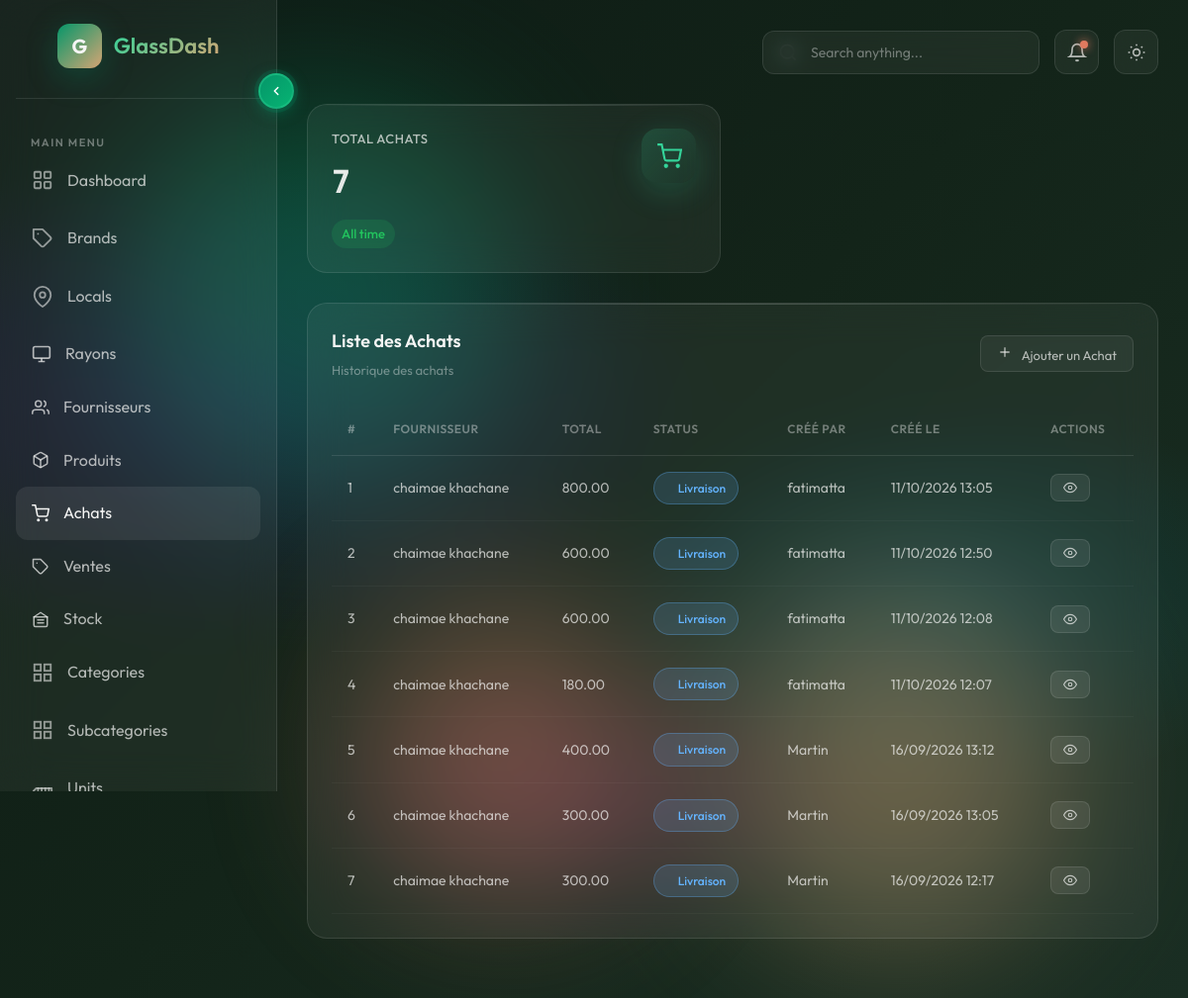
Page /achat/ (signed in) on the committed database.
### myapp/models.py (models this page shows, shortened)
class SoftDeleteModel(models.Model):
    deleted_at = models.DateTimeField(null=True, blank=True)
    objects = SoftDeleteManager()      # default: excludes deleted
    all_objects = models.Manager()     # explicit: includes deleted
    class Meta:
        abstract = True

class Achat(SoftDeleteModel):
    STATUS_CHOICES = [
        ('creation', 'Création'),
        ('livraison', 'Livraison'),
        ('reception', 'Réception'),
    ]
    total       = models.DecimalField(max_digits=10, decimal_places=2, default=0)
    status      = models.CharField(max_length=20, choices=STATUS_CHOICES, default='creation')
    fournisseur = models.ForeignKey(
        'Fournisseur', on_delete=models.CASCADE, related_name='achats'
    )
    user = models.ForeignKey(
        settings.AUTH_USER_MODEL, on_delete=models.CASCADE, related_name='achats'
    )
    created_at = models.DateTimeField(auto_now_add=True)
    updated_at = models.DateTimeField(auto_now=True)
    history = HistoricalRecords()
    class Meta:
        ordering = ['-created_at']

class Fournisseur(models.Model):
    name    = models.CharField(max_length=100)
    phone   = models.CharField(max_length=20, blank=True)
    email   = models.EmailField(blank=True)
    address = models.TextField(blank=True)
    iduser  = models.ForeignKey(
        User,
        on_delete=models.CASCADE,
        related_name='fournisseurs'
    )
    history = HistoricalRecords()
    class Meta:
        ordering = ['name']

class User(AbstractUser):
    LANGUAGE_CHOICES = [
        ('en', 'English'),
        ('fr', 'French'),
        ('ar', 'Arabic'),
    ]
    shop_name = models.CharField(max_length=100, blank=True)
    language  = models.CharField(
        max_length=10,
        choices=LANGUAGE_CHOICES,
        default='en'
    )
    history = HistoricalRecords()
    class Meta:
        permissions = [
            ('can_view_analytics',  'Can view the analytics dashboard'),
            ('can_export_users',    'Can export the users list'),
            ('can_manage_settings', 'Can change application settings'),
            ('can_publish_post',    'Can publish posts/announcements'),
        ]

### myapp/views.py (the view)
# urls.py: path('achat/', views.achat_create, name='achat_create'),
@login_required
def achat_create(request):
    fournisseurs = Fournisseur.objects.all()
    achats = Achat.objects.select_related('fournisseur', 'user').order_by('-created_at')
    return render(request, 'achat.html', {
        'fournisseurs': fournisseurs,
        'achats': achats,
    })

### myapp/models.py (called while the page is built)
    def get_queryset(self):
        return SoftDeleteQuerySet(self.model, using=self._db).filter(deleted_at__isnull=True)

### myapp/templates/achat.html (shortened to what this page needs)
{% extends "base.html" %}
{% load static %}
{% load i18n %}
{% block content %}
<section class="stats-grid">
    <div class="glass-card glass-card-3d stat-card">
        <div class="stat-card-inner">
            <div class="stat-info">
                <h3>{% trans "Total Achats" %}</h3>
                <div class="stat-value">{{ achats|length }}</div>
                <span class="stat-change positive">{% trans "All time" %}</span>
            </div>
            <div class="stat-icon cyan">
                <svg viewBox="0 0 24 24" fill="none" stroke="var(--emerald-light)" stroke-width="2">
                    <circle cx="9" cy="21" r="1"/><circle cx="20" cy="21" r="1"/>
                    <path d="M1 1h4l2.68 13.39a2 2 0 0 0 2 1.61h9.72a2 2 0 0 0 2-1.61L23 6H6"/>
                </svg>
            </div>
        </div>
    </div>
</section>
<section class="content-grid" style="grid-template-columns: 1fr;">
    <div class="glass-card table-card">
        <div class="card-header">
            <div>
                <h2 class="card-title">{% trans "Liste des Achats" %}</h2>
                <p class="card-subtitle">{% trans "Historique des achats" %}</p>
            </div>
            <div class="card-actions">
                <button class="card-btn" onclick="openAchatModal()">
                    <svg width="16" height="16" viewBox="0 0 24 24" fill="none" stroke="currentColor"
                         stroke-width="2" style="margin-right: 6px;">
                        <line x1="12" y1="5" x2="12" y2="19"/>
                        <line x1="5" y1="12" x2="19" y2="12"/>
                    </svg>
                    {% trans "Ajouter un Achat" %}
                </button>
            </div>
        </div>
        <div class="table-wrapper">
            <table class="data-table">
                <thead>
                    <tr>
                        <th>#</th>
                        <th>{% trans "Fournisseur" %}</th>
                        <th>{% trans "Total" %}</th>
                        <th>{% trans "Status" %}</th>
                        <th>{% trans "Créé par" %}</th>
                        <th>{% trans "Créé le" %}</th>
                        <th>{% trans "Actions" %}</th>
                    </tr>
                </thead>
                <tbody>
                    {% for achat in achats %}
                    <tr>
                        <td>{{ forloop.counter }}</td>
                        <td>{{ achat.fournisseur.name }}</td>
                        <td>{{ achat.total }}</td>
                        <td>
                            <span class="status-badge
                                {% if achat.status == 'creation' %}status-creation
                                {% elif achat.status == 'livraison' %}status-livraison
                                {% else %}status-reception{% endif %}">
                                {{ achat.get_status_display }}
                            </span>
                        </td>
                        <td>{{ achat.user.shop_name|default:achat.user.username }}</td>
                        <td>{{ achat.created_at|date:"d/m/Y H:i" }}</td>
                        <td>
                            <a href="{% url 'achat_detail' achat.pk %}" class="card-btn"
                                style="padding: 6px 12px; text-decoration: none; display: inline-flex; align-items: center;
                                        background: rgba(255,255,255,0.08);"
                                title="{% trans 'Détails' %}">
                                    <svg width="14" height="14" viewBox="0 0 24 24" fill="none" stroke="currentColor" stroke-width="2">
                                        <path d="M1 12s4-8 11-8 11 8 11 8-4 8-11 8-11-8-11-8z"/>
                                        <circle cx="12" cy="12" r="3"/>
                                    </svg>
                            </a>
                        </td>
                    </tr>
                    {% empty %}
                    <tr>
                        <td colspan="7" style="text-align: center; opacity: 0.6;">
                            {% trans "Aucun achat pour le moment." %}
                        </td>
                    </tr>
                    {% endfor %}
                </tbody>
            </table>
        </div>
    </div>
</section>
{% endblock %}

### myapp/templates/achat.html (style rules this page uses)
.status-livraison { background: rgba(100, 180, 255, 0.15); color: #64b4ff; border: 1px solid rgba(100,180,255,0.3); }

### rows in the picture
Achat: fournisseur.name "chaimae khachane", total "800.00", status "Livraison", user.shop_name "fatimatta", created_at "11/10/2026 13:05"
Achat: fournisseur.name "chaimae khachane", total "600.00", status "Livraison", user.shop_name "fatimatta", created_at "11/10/2026 12:50"
Achat: fournisseur.name "chaimae khachane", total "600.00", status "Livraison", user.shop_name "fatimatta", created_at "11/10/2026 12:08"
Achat: fournisseur.name "chaimae khachane", total "180.00", status "Livraison", user.shop_name "fatimatta", created_at "11/10/2026 12:07"
Achat: fournisseur.name "chaimae khachane", total "400.00", status "Livraison", user.shop_name "Martin", created_at "16/09/2026 13:12"
Achat: fournisseur.name "chaimae khachane", total "300.00", status "Livraison", user.shop_name "Martin", created_at "16/09/2026 13:05"
Achat: fournisseur.name "chaimae khachane", total "300.00", status "Livraison", user.shop_name "Martin", created_at "16/09/2026 12:17"

### other values in the picture
{{ achats|length }} "7"
